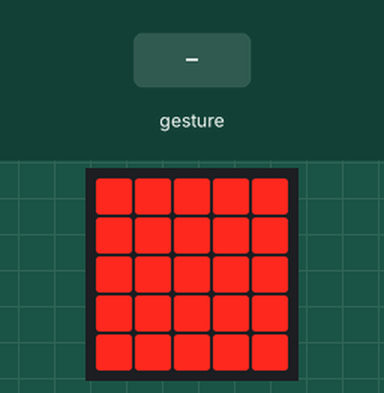
The program below on a simulated BBC micro:bit (MakeCode). Shown: the board's 5×5 LED display. The test bench sets the inputs (shaded band). Random numbers come from a fixed seed; a tilt is held for 1.5 s and a shake lasts 1 s, then the board lies face up again.

Above: at 1.6 s.
1.7 s: gesture 'shake'
At 2.5 s:
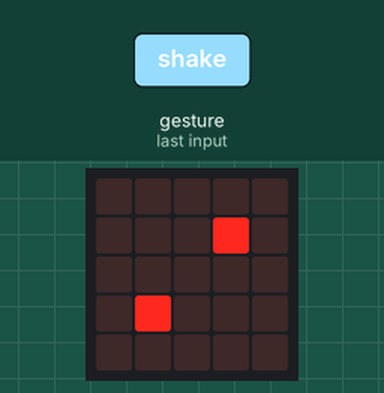
4.7 s: gesture 'shake'
At 6.0 s:
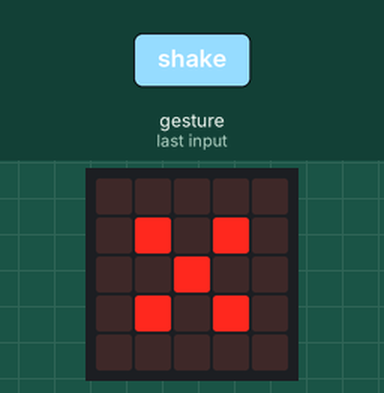
7.7 s: gesture 'shake'
At 8.2 s:
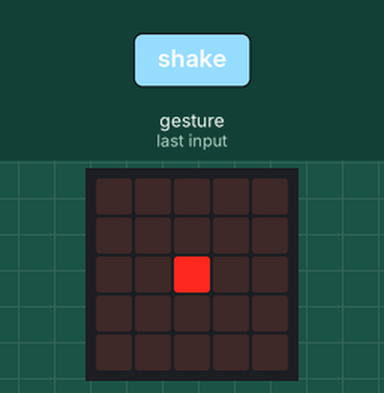
10.7 s: gesture 'shake'
At 11.7 s:
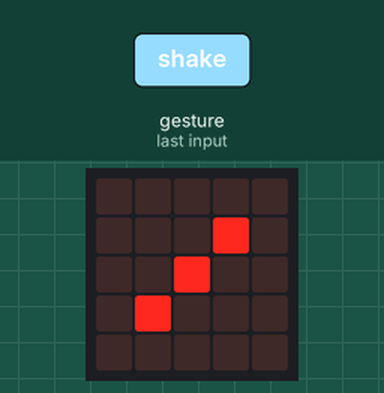
Timing chart, 0 to 13.7 s (numbered marks = the images above; inputs shaded):
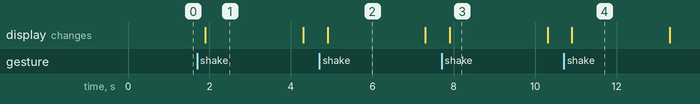

The program:

main.ts
```typescript
input.onGesture(Gesture.Shake, function () {
    Кубик = randint(1, 6)
    if (Кубик == 1) {
        basic.showLeds(`
            . . . . .
            . . . . .
            . . # . .
            . . . . .
            . . . . .
            `)
    } else if (Кубик == 2) {
        basic.showLeds(`
            . . . . .
            . . . # .
            . . . . .
            . # . . .
            . . . . .
            `)
    } else if (Кубик == 3) {
        basic.showLeds(`
            . . . . .
            . . . # .
            . . # . .
            . # . . .
            . . . . .
            `)
    } else if (Кубик == 4) {
        basic.showLeds(`
            . . . . .
            . # . # .
            . . . . .
            . # . # .
            . . . . .
            `)
    } else if (Кубик == 5) {
        basic.showLeds(`
            . . . . .
            . # . # .
            . . # . .
            . # . # .
            . . . . .
            `)
    } else {
        basic.showLeds(`
            . . . . .
            . # . # .
            . # . # .
            . # . # .
            . . . . .
            `)
    }
    basic.pause(2000)
    basic.showLeds(`
        # # # # #
        # # # # #
        # # # # #
        # # # # #
        # # # # #
        `)
})
let Кубик = 0
basic.showLeds(`
    # # # # #
    # # # # #
    # # # # #
    # # # # #
    # # # # #
    `)
```

test.ts
```typescript
// здесь помещаются тесты; они не будут скомпилированы, пока пакет используется в качестве расширения.
```

Measured:
- after the input at 1.7 s, the display: changes after 0.20 s (image 1)
- after the input at 4.7 s, the display: changes after 0.20 s (image 2)
- after the input at 7.7 s, the display: changes after 0.20 s (image 3)
- after the input at 10.7 s, the display: changes after 0.20 s (image 4)
- what the display in image 1 shows lasts 2.4 s, from 1.9 s to 4.3 s
